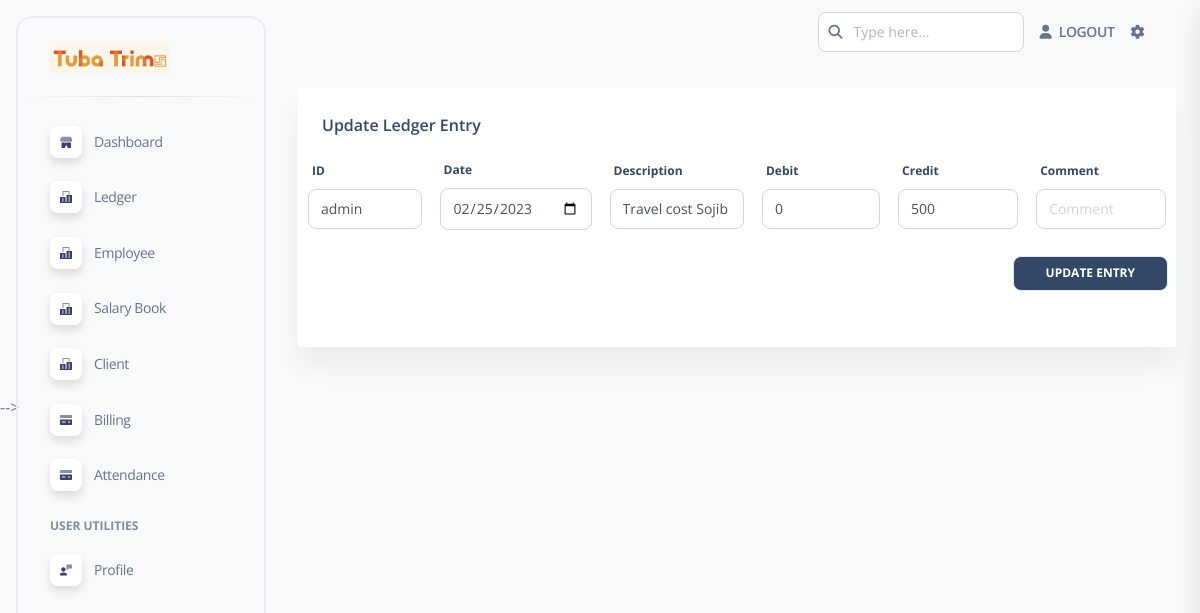
The app's page /update/ledger/46 with its own data.
### apps/home/models.py (models this page shows)
class GeneralLedger(models.Model):
    user_id = models.CharField(max_length=20, default='admin')
    date = models.DateField()
    description = models.TextField(null=False)
    received = models.IntegerField(null=True)
    spending = models.IntegerField(null=True)
    class Meta:
        ordering = ['id']

### apps/home/views.py (the view, shortened to what this page needs)
# urls.py: path('update/ledger/<int:id>', views.update_gl_entry, name='update_gl_entry'), # update entry of General Ledger
def update_gl_entry(request,id):
    record = GeneralLedger.objects.get(id=id)
    context = {
        'record':record
    }
    return render(request, 'forms/update-ledger.html', context)

### apps/context_processors.py (called while the page is built)
def cfg_assets_root(request):
    return { 'ASSETS_ROOT' : settings.ASSETS_ROOT }

### apps/templates/forms/update-ledger.html (shortened to what this page needs)
{% extends 'layouts/base.html' %}
{% block content %}
  <div class="w-full px-6 py-6 mx-auto">
    <div class="flex flex-wrap -mx-3">
      <div class="flex-none w-full max-w-full px-3">
        <div class="relative flex flex-col min-w-0 mb-6 break-words bg-white border-0 border-transparent border-solid shadow-soft-xl rounded-sm bg-clip-border">
          <div class="p-6 pb-0 mb-0 bg-white border-b-0 border-b-solid rounded-t-2xl border-b-transparent">
            <h6>Update Ledger Entry</h6>
          </div>
          <div class="relative flex flex-col min-w-0 mb-12 break-words bg-white rounded-sm bg-clip-border">
            <div class="flex-auto px-0 pt-0 pb-2">
              <div class="p-0 overflow-x-auto">
                <form role="form text-left" method="POST" autocomplete="off">
                  <table class="items-center justify-center w-full mb-0 align-top text-slate-500">
                    <tbody>
                      <tr>
                        <td class="p-2 align-middle bg-transparent whitespace-nowrap shadow-transparent">
                          <label class="mb-2 ml-1 font-bold text-size-xs text-slate-700">ID</label>
                          <div class="mb-4">
                            <input type="text" class="text-size-sm focus:shadow-soft-primary-outline leading-5.6 ease-soft block w-full appearance-none rounded-lg border border-solid border-gray-300 bg-white bg-clip-padding py-2 px-3 font-normal text-gray-700 transition-all focus:border-fuchsia-300 focus:bg-white focus:text-gray-700 focus:outline-none focus:transition-shadow" placeholder="ID" name="user_id" id="user_id" value="{{record.user_id}}"/>
                          </div>
                        </td>
                        <td class="p-2 align-middle bg-transparent whitespace-nowrap shadow-transparent">
                          <label class="mb-2 ml-1 font-bold text-size-xs text-slate-700">Date</label>
                          <div class="mb-4">
                            <input type="date" class="text-size-sm focus:shadow-soft-primary-outline leading-5.6 ease-soft block w-full appearance-none rounded-lg border border-solid border-gray-300 bg-white bg-clip-padding py-2 px-3 font-normal text-gray-700 transition-all focus:border-fuchsia-300 focus:bg-white focus:text-gray-700 focus:outline-none focus:transition-shadow" placeholder="Date" name="date" id="date" value="{{record.date|date:'Y-m-d'}}"/>
                          </div>
                        </td>
                        <td class="p-2 align-middle bg-transparent whitespace-nowrap shadow-transparent">
                          <label class="mb-2 ml-1 font-bold text-size-xs text-slate-700">Description</label>
                          <div class="mb-4">
                            <input type="text" class="text-size-sm focus:shadow-soft-primary-outline leading-5.6 ease-soft block w-full appearance-none rounded-lg border border-solid border-gray-300 bg-white bg-clip-padding py-2 px-3 font-normal text-gray-700 transition-all focus:border-fuchsia-300 focus:bg-white focus:text-gray-700 focus:outline-none focus:transition-shadow" placeholder="Description" name="description" id="description" value="{{record.description}}"/>
                          </div>
                        </td>
                        <td class="p-2 align-middle bg-transparent whitespace-nowrap shadow-transparent">
                          <label class="mb-2 ml-1 font-bold text-size-xs text-slate-700">Debit</label>
                          <div class="mb-4">
                            <input type="number" class="text-size-sm focus:shadow-soft-primary-outline leading-5.6 ease-soft block w-full appearance-none rounded-lg border border-solid border-gray-300 bg-white bg-clip-padding py-2 px-3 font-normal text-gray-700 transition-all focus:border-fuchsia-300 focus:bg-white focus:text-gray-700 focus:outline-none focus:transition-shadow" placeholder="received" name="received" id="debit" value="{{record.received}}" />
                          </div>
                        </td>
                        <td class="p-2 align-middle bg-transparent whitespace-nowrap shadow-transparent">
                          <label class="mb-2 ml-1 font-bold text-size-xs text-slate-700">Credit</label>
                          <div class="mb-4">
                            <input type="number" class="text-size-sm focus:shadow-soft-primary-outline leading-5.6 ease-soft block w-full appearance-none rounded-lg border border-solid border-gray-300 bg-white bg-clip-padding py-2 px-3 font-normal text-gray-700 transition-all focus:border-fuchsia-300 focus:bg-white focus:text-gray-700 focus:outline-none focus:transition-shadow" placeholder="spending" name="spending" id="credit"  value="{{record.spending}}" />
                          </div>
                        </td>
                        <td class="p-2 align-middle bg-transparent whitespace-nowrap shadow-transparent">
                          <label class="mb-2 ml-1 font-bold text-size-xs text-slate-700">Comment</label>
                          <div class="mb-4">
                            <input type="text" class="text-size-sm focus:shadow-soft-primary-outline leading-5.6 ease-soft block w-full appearance-none rounded-lg border border-solid border-gray-300 bg-white bg-clip-padding py-2 px-3 font-normal text-gray-700 transition-all focus:border-fuchsia-300 focus:bg-white focus:text-gray-700 focus:outline-none focus:transition-shadow" placeholder="Comment" name="comment" id="comment" />
                          </div>
                        </td>
                      </tr>
                    </tbody>
                  </table>
                  <div class="flex mr-2 overflow-hidden">
                    <div class="text-center mr-0 ml-auto">
                      <input type="submit" value="Update entry" class="inline-block px-8 py-2 mb-0 font-bold text-center uppercase align-middle transition-all bg-slate-700 border border-solid rounded-lg shadow-none cursor-pointer leading-pro ease-soft-in text-size-xs hover:scale-102 active:shadow-soft-xs text-white hover:border-slate-700hover:text-slate-700 hover:opacity-75 hover:shadow-none active:bg-slate-700 active:text-slate-700 active:hover:bg-transparent active:hover:text-slate-700"></input>
                    </div>
                  </div>
                </form>
              </div>
            </div>
        </div>
      </div>
    </div>
  </div>
{% endblock content %}

### records on screen
GeneralLedger: user_id "admin", date "02/25/2023", description "Travel cost Sojib", received "0", spending "500"
